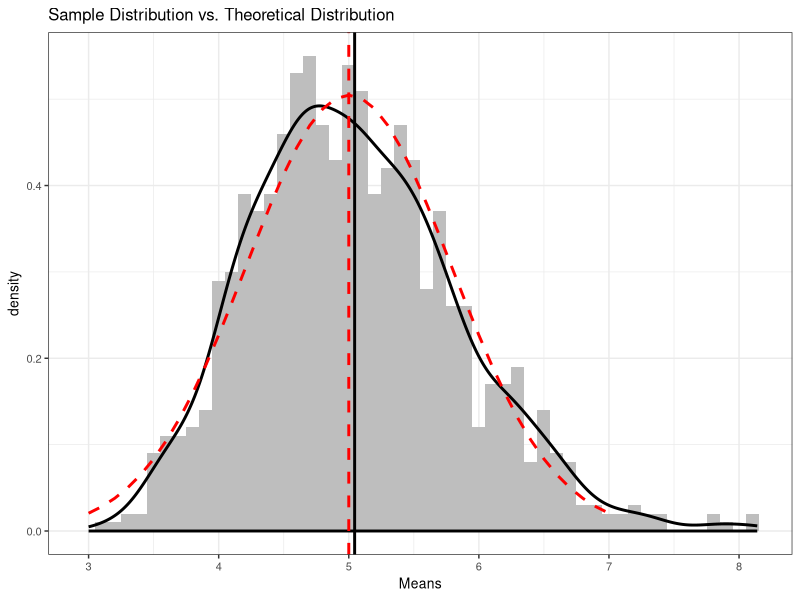
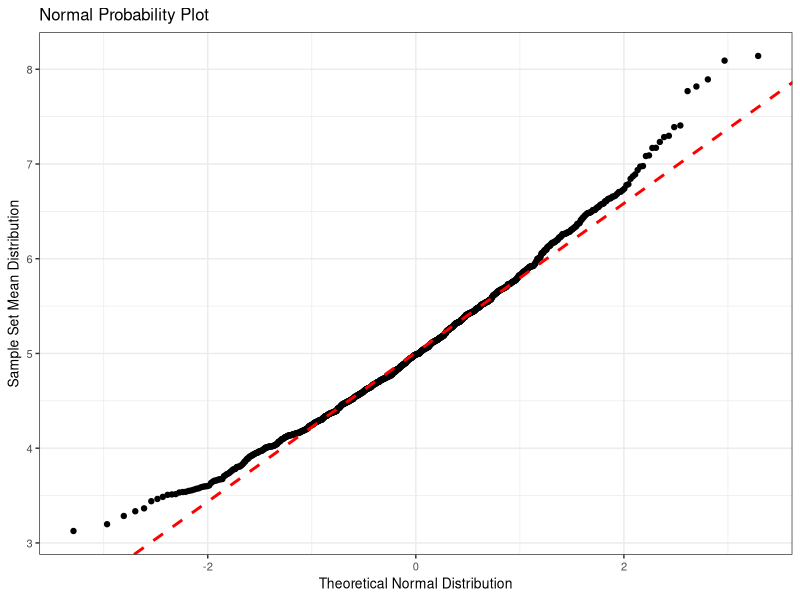

Recreate these plots in R, in order.
## ---- chunk 1
set.seed(10)      # set seed for generating random numbers
rate=0.2          # Rate of exponential distribution
n=40              # Number of samples for each sample set
N_rep=1000        # Replication times

# Generate 40 exponentially distributed random numbers for a sample set
# Calculate the mean of each sample set
# Replicate this process 1000 times
Dt=data.frame(Means=replicate(N_rep,mean(rexp(n,rate))))

summary(Dt$Means)
## ---- chunk 2

1/rate            # Theoretical mean
mean(Dt$Means)    # Sample mean

## ---- chunk 3

1/rate^2/n        # Theoretical variance)
sd(Dt$Means)^2  # Sample variance
## ---- chunk 4
# Load plotting package and defining plot theme
library(ggplot2)
Plot_theme = theme_bw()+
      theme(plot.title = element_text(size = 12)
            ,axis.title.x = element_text(size=10)
            ,axis.title.y = element_text(size=10)
            ,axis.text.x = element_text(size=8)
            ,axis.text.y = element_text(size=8)            
      )

x=seq(from=3,to=7,by=0.1)
DT1=data.frame(x=x,y=dnorm(x,mean=1/rate,sd=1/rate/sqrt(n)))

# Plot the distribution of sample set means
ggplot(data=Dt,aes(Means))+
      geom_histogram(aes(y=..density..),fill='grey',binwidth=0.1)+
      stat_density(col='black',fill=NA,size=1)+
      geom_line(data=DT1,aes(x,y),col='red',position = "stack",size=1,linetype="dashed")+
      geom_vline(xintercept=1/rate,col='red',size=1,linetype="dashed")+
      geom_vline(xintercept=mean(Dt$Means),col='black',size=1)+
      Plot_theme+
      labs(title="Sample Distribution vs. Theoretical Distribution")
## ---- chunk 5
 
# Code copied from qqline() in R to plot the normality line in QQ plot using ggplot2
gg_qqline<-function(y,probs = c(0.25,0.75)) {
      distribution=qnorm
      stopifnot(length(probs) == 2, is.function(distribution))
      y <- quantile(y, probs, names = FALSE, type = 7, na.rm = TRUE)
      x <- distribution(probs)
      slope <- diff(y)/diff(x)
      int <- y[1L] - slope * x[1L]
      geom_abline(slope=slope,intercept =int, linetype="dashed",col='red',size=1)
}

# QQ plot using ggplot2
ggplot(data=Dt,aes(sample=Means))+
      stat_qq()+
      gg_qqline(Dt$Means)+
      Plot_theme+
      labs(title='Normal Probability Plot'
           ,x='Theoretical Normal Distribution'
           ,y='Sample Set Mean Distribution')
## ---- chunk 6
ll <- Dt$Means - qnorm(0.975) * sqrt(1/rate^2/n)
ul <- Dt$Means + qnorm(0.975) * sqrt(1/rate^2/n)
CI=mean(ll < 1/rate & ul > 1/rate)
